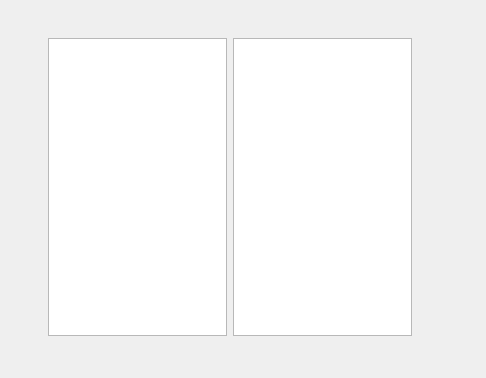
<?xml version="1.0" encoding="UTF-8"?>
<ui version="4.0">
 <class>ResistanceEditorWidget</class>
 <widget class="QWidget" name="ResistanceEditorWidget">
  <property name="geometry">
   <rect>
    <x>0</x>
    <y>0</y>
    <width>486</width>
    <height>378</height>
   </rect>
  </property>
  <property name="windowTitle">
   <string>Form</string>
  </property>
  <layout class="QVBoxLayout" name="verticalLayout">
   <item>
    <spacer name="verticalSpacer">
     <property name="orientation">
      <enum>Qt::Vertical</enum>
     </property>
     <property name="sizeType">
      <enum>QSizePolicy::Preferred</enum>
     </property>
     <property name="sizeHint" stdset="0">
      <size>
       <width>20</width>
       <height>27</height>
      </size>
     </property>
    </spacer>
   </item>
   <item>
    <layout class="QHBoxLayout" name="horizontalLayout_2">
     <item>
      <spacer name="horizontalSpacer">
       <property name="orientation">
        <enum>Qt::Horizontal</enum>
       </property>
       <property name="sizeHint" stdset="0">
        <size>
         <width>40</width>
         <height>20</height>
        </size>
       </property>
      </spacer>
     </item>
     <item>
      <layout class="QHBoxLayout" name="horizontalLayout">
       <item>
        <widget class="QListWidget" name="bossListWidget">
         <property name="sizePolicy">
          <sizepolicy hsizetype="Preferred" vsizetype="Expanding">
           <horstretch>0</horstretch>
           <verstretch>0</verstretch>
          </sizepolicy>
         </property>
         <property name="maximumSize">
          <size>
           <width>180</width>
           <height>16777215</height>
          </size>
         </property>
        </widget>
       </item>
       <item>
        <widget class="QListWidget" name="objectListWidget">
         <property name="sizePolicy">
          <sizepolicy hsizetype="Preferred" vsizetype="Expanding">
           <horstretch>0</horstretch>
           <verstretch>0</verstretch>
          </sizepolicy>
         </property>
         <property name="maximumSize">
          <size>
           <width>180</width>
           <height>16777215</height>
          </size>
         </property>
        </widget>
       </item>
       <item>
        <layout class="QVBoxLayout" name="verticalLayout_2">
         <item>
          <spacer name="verticalSpacer_3">
           <property name="orientation">
            <enum>Qt::Vertical</enum>
           </property>
           <property name="sizeHint" stdset="0">
            <size>
             <width>20</width>
             <height>40</height>
            </size>
           </property>
          </spacer>
         </item>
         <item>
          <widget class="VulnerabilityEditorWidget" name="vulnerabilityEditorWidget" native="true">
           <property name="sizePolicy">
            <sizepolicy hsizetype="Preferred" vsizetype="Preferred">
             <horstretch>0</horstretch>
             <verstretch>0</verstretch>
            </sizepolicy>
           </property>
          </widget>
         </item>
         <item>
          <widget class="HpEditorWidget" name="hpEditorWidget" native="true"/>
         </item>
         <item>
          <spacer name="verticalSpacer_4">
           <property name="orientation">
            <enum>Qt::Vertical</enum>
           </property>
           <property name="sizeHint" stdset="0">
            <size>
             <width>20</width>
             <height>40</height>
            </size>
           </property>
          </spacer>
         </item>
        </layout>
       </item>
      </layout>
     </item>
     <item>
      <spacer name="horizontalSpacer_2">
       <property name="orientation">
        <enum>Qt::Horizontal</enum>
       </property>
       <property name="sizeHint" stdset="0">
        <size>
         <width>40</width>
         <height>20</height>
        </size>
       </property>
      </spacer>
     </item>
    </layout>
   </item>
   <item>
    <spacer name="verticalSpacer_2">
     <property name="orientation">
      <enum>Qt::Vertical</enum>
     </property>
     <property name="sizeType">
      <enum>QSizePolicy::Preferred</enum>
     </property>
     <property name="sizeHint" stdset="0">
      <size>
       <width>20</width>
       <height>31</height>
      </size>
     </property>
    </spacer>
   </item>
  </layout>
  <zorder>objectListWidget</zorder>
  <zorder>bossListWidget</zorder>
  <zorder>horizontalSpacer</zorder>
  <zorder>horizontalSpacer_2</zorder>
  <zorder>verticalSpacer</zorder>
  <zorder>verticalSpacer_2</zorder>
  <zorder>vulnerabilityEditorWidget</zorder>
  <zorder></zorder>
  <zorder>vulnerabilityEditorWidget</zorder>
  <zorder>vulnerabilityEditorWidget</zorder>
  <zorder>hpEditorWidget</zorder>
 </widget>
 <customwidgets>
  <customwidget>
   <class>VulnerabilityEditorWidget</class>
   <extends>QWidget</extends>
   <header>vulnerabilityeditorwidget.h</header>
   <container>1</container>
  </customwidget>
  <customwidget>
   <class>HpEditorWidget</class>
   <extends>QWidget</extends>
   <header>hpeditorwidget.h</header>
   <container>1</container>
  </customwidget>
 </customwidgets>
 <resources/>
 <connections/>
</ui>
